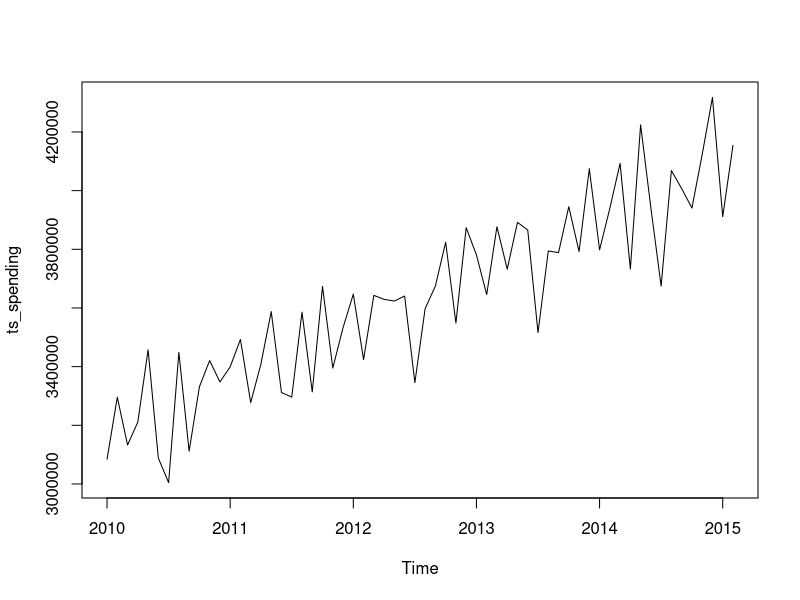
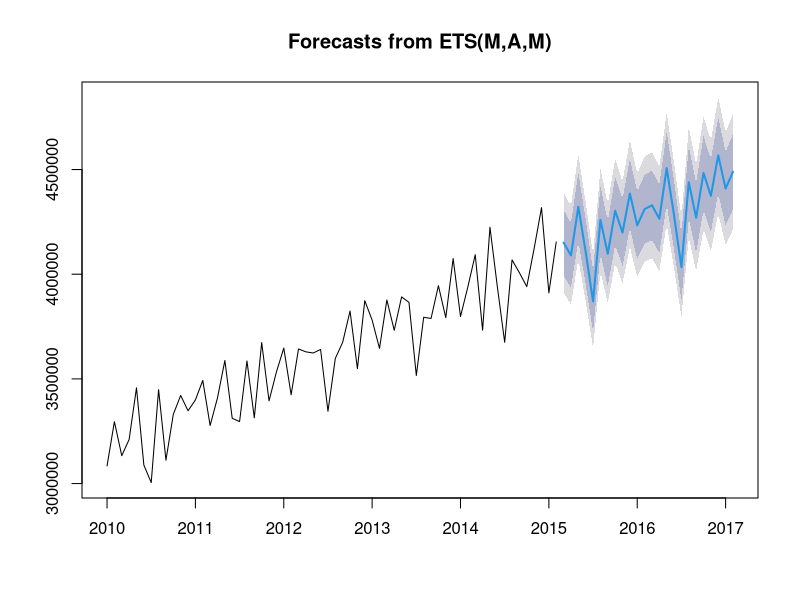
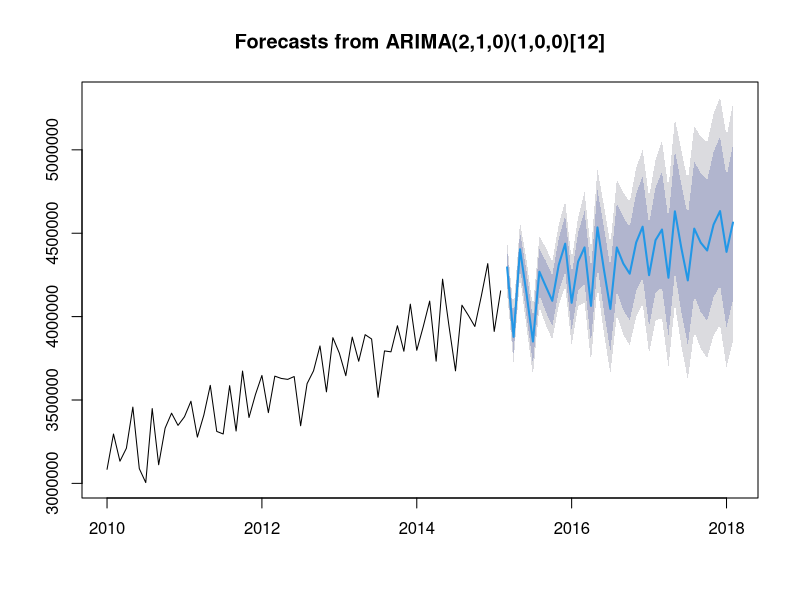
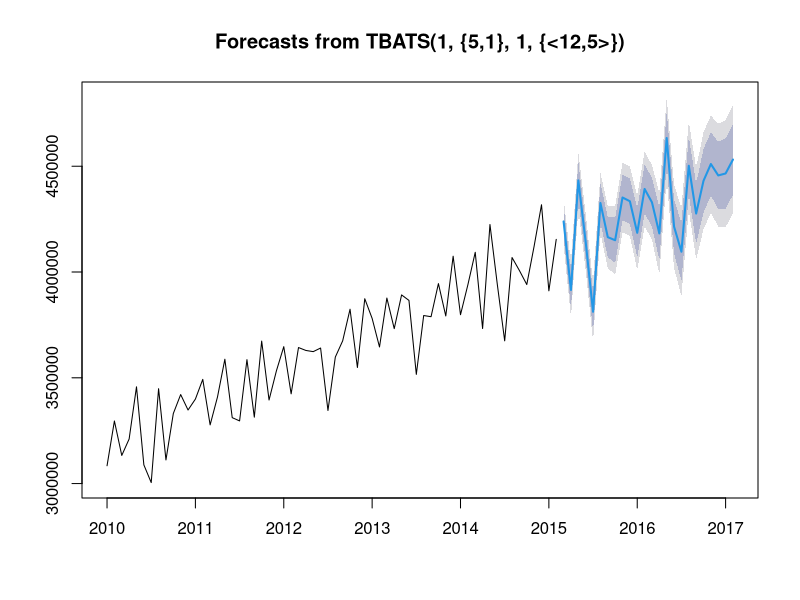
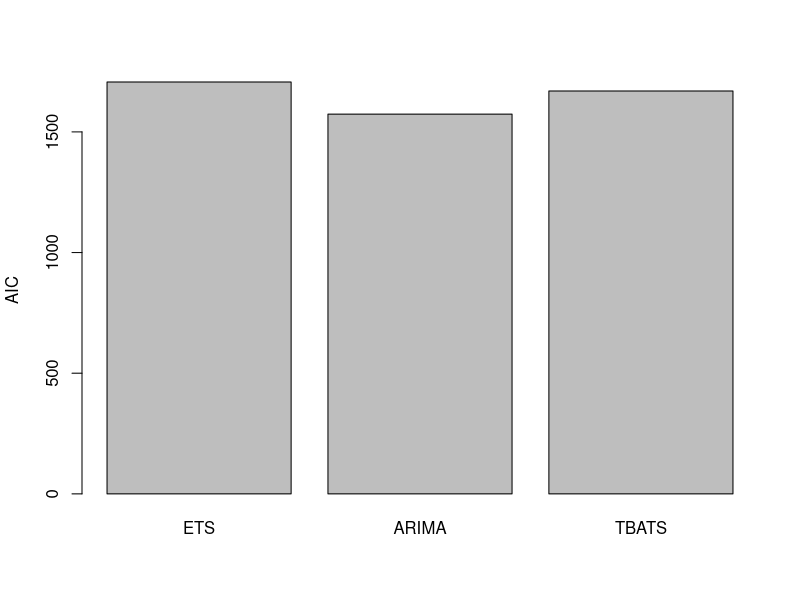
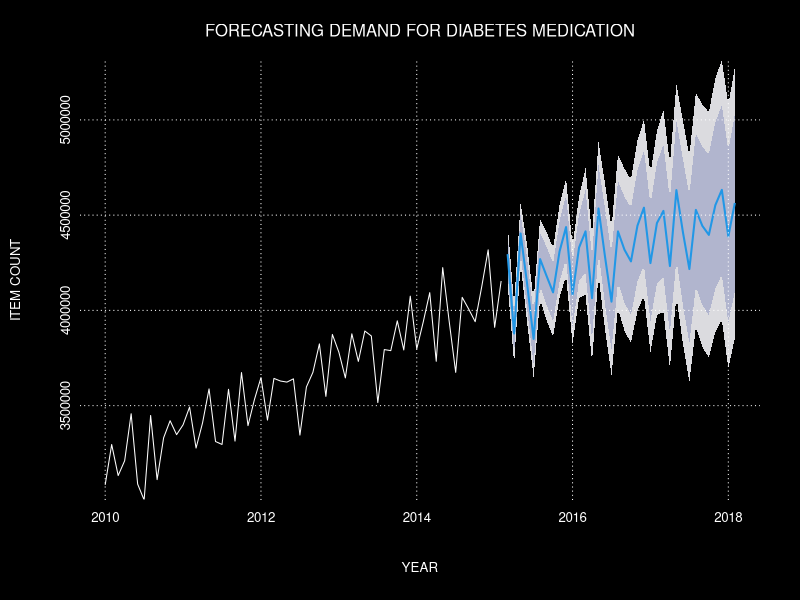

Write the R code that produced these figures, in order. (Note: this script raises an error after producing the figures.)
# Install the packages
install.packages("forecast")
install.packages("dplyr")

library(forecast)
library(dplyr)

# Read in the data and store as Spending
spending <- read.csv("Total Spending on Diabetes Drugs - National.csv", header = TRUE, stringsAsFactors = FALSE)

# Explore the columns and the top few rows
head(spending)

# Store the items, starting at 2010
ts_spending = ts(spending$items, start=2010, frequency=12)

# Plot the spending over as a time series chart
plot(ts_spending)

# Create a time series model using ets
m_ets = ets(ts_spending)
f_ets = forecast(m_ets, h=24)
plot(f_ets)

# Create a time series model using Arima, forecasting 36 months into the future
m_aa = auto.arima(ts_spending)
f_aa = forecast(m_aa, h=36)
plot(f_aa)

# Create a time series model using tbats, one of the more popular models
m_tbats = tbats(ts_spending)
f_tbats = forecast(m_tbats, h=24)
plot(f_tbats)

# Build a chart comparing the performance of each model
barplot(c(ETS=m_ets$aic, ARIMA=m_aa$aic, TBATS=m_tbats$AIC), ylab="AIC")

par(bg="black", mar=c(5, 4, 3, 2), oma=c(0,0,0,0), xpd=FALSE, xaxs="r", yaxs="i", mgp=c(2.8,0.3,0.5), col.lab="white", col.axis="white", col.main="white", font.main=1, cex.main=0.8, cex.axis=0.8, cex.lab=0.8, family="Helvetica", lend=1, tck=0)

# Plot the forecast of the Arima model, add titles and some basic design
plot(f_aa, main="FORECASTING DEMAND FOR DIABETES MEDICATION", col="white", cex.main=1, xlab="YEAR", ylab="ITEM COUNT")

# Add a grid
grid(NULL, NULL, lty="dotted", col="white")


# Create new field including predictions for each month, including lower and upper bounds
last_date = index(ts_spending)[length(ts_spending)]

forecast_df = data.frame(spending_predicted=f_aa$mean,
                         spending_lower=f_aa$lower[,2],
                         spending_upper=f_aa$upper[,2],
                         date=last_date + seq(1/12, 2, by=1/12))

forecast_df = forecast_df %>%
    mutate(year=floor(date)) %>%
    mutate(month=((date %% 1) * 12) + 1)

# Write a new file containing the forecasts
write.csv(forecast_df, file = "forecast_spending.csv")
